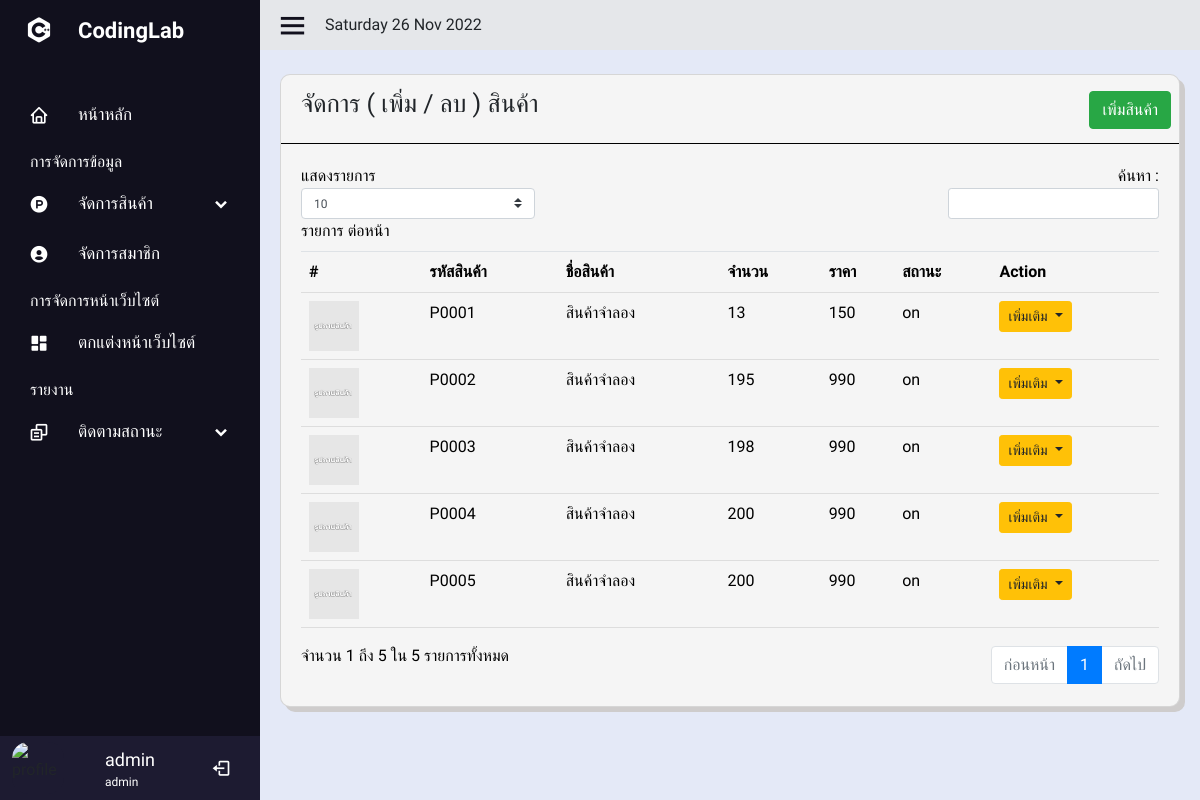
Page /admin/product.php (signed in) on the committed database.
### tables this page shows
CREATE TABLE `users` (
  `id` int(10) NOT NULL AUTO_INCREMENT,
  `firstname` varchar(255) NOT NULL,
  `lastname` varchar(255) NOT NULL,
  `email` varchar(255) NOT NULL,
  `password` varchar(255) NOT NULL,
  `urole` varchar(255) NOT NULL,
  `created_at` timestamp NOT NULL DEFAULT current_timestamp(),
  `phone` varchar(50) NOT NULL,
  `sex` varchar(255) NOT NULL,
  `status` text NOT NULL,
  PRIMARY KEY (`id`)
);

CREATE TABLE `product` (
  `product_id` int(11) NOT NULL AUTO_INCREMENT,
  `product_code` varchar(255) NOT NULL,
  `product_name` text NOT NULL,
  `product_detail` text DEFAULT NULL,
  `product_alldetail` text DEFAULT NULL,
  `product_price` text NOT NULL,
  `product_status` text NOT NULL,
  `product_type_id` text NOT NULL,
  `product_created` datetime NOT NULL,
  `product_editdate` datetime DEFAULT NULL,
  `product_quantity` int(11) NOT NULL,
  PRIMARY KEY (`product_id`)
);

CREATE TABLE `product_pic` (
  `product_pic_id` int(11) NOT NULL AUTO_INCREMENT,
  `product_id` int(11) NOT NULL,
  `product_pic_sort` double NOT NULL,
  `product_pic_path` text NOT NULL,
  PRIMARY KEY (`product_pic_id`)
);

### admin/product.php (the view, shortened to what this page needs)
<?php include('sidebar.php'); ?>
<section class="home-section">
    <div class="home-content">
        <i class='bx bx-menu'></i>
        <?php
        echo date('l' . ' ' . 'd' . ' ' . 'M' . ' ' . 'Y');
        ?>
    </div>
    <div class="table-content mt-4">
        <div class="card">
            <div class="card-head pr-2">
                <div class="row">
                    <div class="col-sm-6">
                        <p>จัดการ ( เพิ่ม / ลบ ) สินค้า</p>
                    </div>
                    <div class="col-sm-6 text-right mt-3">
                        <button class="btn btn-success" data-toggle="modal" data-target="#modelId">เพิ่มสินค้า</button>
                    </div>
                </div>
            </div>
            <div class="card-body">
                <div class="box-tale">
                    <table class="table" id="dataal">
                        <thead>
                            <tr>
                                <th>#</th>
                                <th>รหัสสินค้า</th>
                                <th>ชื่อสินค้า</th>
                                <th>จำนวน</th>
                                <th>ราคา</th>
                                <th>สถานะ</th>
                                <th>Action</th>
                            </tr>
                        </thead>
                        <tbody>
                            <?php
                            $sql = $conn->prepare("SELECT * FROM product ORDER BY product_created ASC");
                            $sql->execute();
                            $rowdata = $sql->fetchAll(PDO::FETCH_OBJ);
                            if ($sql->rowCount() > 0) {
                                foreach ($rowdata as $resdata) {
                                    $sqlpic = $conn->prepare("SELECT * FROM product_pic WHERE product_id = '$resdata->product_id' ");
                                    $sqlpic->execute();
                                    $rowpic = $sqlpic->fetch(PDO::FETCH_ASSOC);
                            ?>
                                    <tr>
                                        <td>
                                            <img src="../include/img/<?= $rowpic['product_pic_path']; ?>" width="50px" height="50px" alt="">
                                        </td>
                                        <td> <?php echo $resdata->product_code; ?> </td>
                                        <td> <?php echo $resdata->product_name; ?> </td>
                                        <td> <?php echo $resdata->product_quantity; ?> </td>
                                        <td> <?php echo $resdata->product_price; ?> </td>
                                        <td> <?php echo $resdata->product_status; ?> </td>
                                        <td>
                                            <div class="dropdown open">
                                                <button class="btn btn-warning dropdown-toggle btn-sm" type="button" id="triggerId" data-toggle="dropdown" aria-haspopup="true" aria-expanded="false">
                                                    เพิ่มเติม
                                                </button>
                                            </div>
                                        </td>
                                    </tr>
                            <?php     }
                            }
                            ?>
                        </tbody>
                    </table>
                </div>
            </div>
        </div>
    </div>
</section>
<br>
</body>
</html>

### admin/sidebar.php (shortened to what this page needs)
<?php
include('../include/connect.php')
?>
<!doctype html>
<html lang="th">
<link href='https://unpkg.com/boxicons@2.1.2/css/boxicons.min.css' rel='stylesheet'>
<link rel="stylesheet" href="https://cdn.jsdelivr.net/npm/bootstrap@4.0.0/dist/css/bootstrap.min.css">
<link rel="stylesheet" href="assets/css/sw_custom.css">
<link rel="stylesheet" href="styles.css">
<body>
    <div class="sidebar">
        <div class="logo-detil">
            <i class="bx bxl-c-plus-plus"></i>
            <span class="logo-name">
                CodingLab
            </span>
        </div>
        <ul class="nav-linked">
            <li>
                <a href="index.php">
                    <i class='bx bx-home'></i>
                    <span class="link-named">
                        หน้าหลัก
                    </span>
                </a>
            </li>
            <p class="manage">การจัดการข้อมูล</p>
            <li>
                <div class="icon-link">
                    <a href="#">
                        <i class='bx bxl-product-hunt'></i>
                        <span class="link-named">
                            จัดการสินค้า
                        </span>
                    </a>
                    <i class='bx bxs-chevron-down arrow'></i>
                </div>
            </li>
            <li>
                <a href="useredit.php">
                    <i class='bx bxs-user-circle'></i>
                    <span class="link-named">
                        จัดการสมาชิก
                    </span>
                </a>
            </li>
            <p class="manage">การจัดการหน้าเว็บไซต์</p>
            <li>
                <a href="Carousel.php">
                    <i class='bx bxs-dashboard'></i>
                    <span class="link-named">
                        ตกแต่งหน้าเว็บไซต์
                    </span>
                </a>
            </li>
            <p class="manage">รายงาน</p>
            <li>
                <div class="icon-link">
                    <a href="#">
                        <i class='bx bx-copy-alt'></i>
                        <span class="link-named">
                            ติดตามสถานะ
                        </span>
                    </a>
                    <i class='bx bxs-chevron-down arrow'></i>
                </div>
            </li>
            <li>
                <?php
                if (isset($_SESSION['admin_login'])) {
                    $sql = $conn->prepare("SELECT * FROM users WHERE id = '" . $_SESSION["admin_login"] . "' LIMIT 1");
                    $sql->execute();
                    $row = $sql->fetch(PDO::FETCH_ASSOC);
                } else {
                    echo "<script>window.location='../index.php'</script>";
                    exit;
                }
                ?>
                <div class="profile-details">
                    <div class="profile-content">
                        <img src="https://media-cdn.tripadvisor.com/media/photo-s/15/a4/9b/77/legacy-hotel-at-img-academy.jpg" alt="profile">
                    </div>
                    <div class="name-job">
                        <div class="profile-name"><?php echo $row['firstname']; ?></div>
                        <div class="job"><?php echo $row['urole']; ?></div>
                    </div>
                    <a href="../include/logout.php"> <i class="bx bx-log-out"></i></a>
                </div>
            </li>
        </ul>
    </div>

### admin/styles.css (style rules this page uses)
* { margin: 0; padding: 0; box-sizing: border-box; font-family: 'Mitr', sans-serif; }
body { background-color: #E4E9F7; }
.sidebar { position: fixed; top: 0; left: 0; height: 100%; width: 260px; background: #11101d; z-index: 100; transition: all 0.5s ease; }
.sidebar .manage { color: #fff; margin-top: 10px; margin-left: 30px; margin-bottom: 5px; }
.sidebar .logo-detil { height: 60px; width: 100%; display: flex; align-items: center; }
.sidebar .logo-detil i { font-size: 30px; color: #fff; height: 50px; min-width: 78px; text-align: center; line-height: 50px; }
.sidebar .logo-detil .logo-name { font-size: 22px; color: #fff; font-weight: 600; transition: 0.3s ease; transition-delay: 0.1s; }
.sidebar .nav-linked { height: 100%; padding: 30px 0 150px 0; overflow: auto; }
.sidebar .nav-linked li .icon-link { display: flex; align-items: center; justify-content: space-between; }
.sidebar .nav-linked li { position: relative; list-style: none; transition: all 0.4s ease; }
.sidebar .nav-linked li i { height: 50px; min-width: 78px; text-align: center; line-height: 50px; color: #fff; font-size: 20px; cursor: pointer; transition: all 0.3s ease; }
.sidebar .nav-linked li a { display: flex; align-items: center; text-decoration: none; }
.sidebar .nav-linked li a .link-named { font-size: 17px; font-weight: 400; color: #fff; }
.sidebar .profile-details { position: fixed; bottom: 0; width: 260px; display: flex; align-items: center; justify-content: space-between; background-color: #1d1b31; padding: 6px 0; width: 260px; transition: all 0.5s ease; }
.sidebar .profile-details .profile-content { display: flex; align-items: center; }
.sidebar .profile-details img { height: 52px; width: 52px; object-fit: cover; border-radius: 16px; margin: 0 14px 0 12px; background-color: #1d1b31; transition: all 0.5s ease; }
.sidebar .profile-details .profile-name, .sidebar .profile-details .job { color: #fff; font-size: 18px; font-weight: 500; white-space: nowrap; }
.sidebar .profile-details .job { font-size: 12px; }
.home-section { position: relative; height: 100%; left: 260px; width: calc(100% - 260px ); transition: all 0.5s ease; }
.home-section .home-content { background-color: #e5e7ea; height: 50px; display: flex; align-items: center; }
.home-section .home-content .bx-menu, .home-section .home-content .text { color: #11101d; font-size: 35px; }
.home-section .home-content .bx-menu { margin: 0 15px; cursor: pointer; }
.home-section .table-content { display: flex; margin-left: 20px; margin-right: 20px; }
.home-section .card { background-color: #F5F5F5; width: 100%; height: auto; border-radius: 10px; box-shadow: 5px 5px #cecccc; }
.home-section .card .card-head { border-bottom: 1px solid black ; }
.home-section .card .card-head p { margin: 10px 0 20px 20px; font-size: 25px; }
.home-section .table-content .box-tale { color: black; width: 100%; }
.home-section .table-content .box-tale table { border-collapse: collapse; width: 100%; height: auto; }
.home-section .table-content .box-tale th { padding: 8px; text-align: left; border-bottom: 1px solid #ddd; }
.home-section .table-content .box-tale td { padding: 8px; text-align: left; border-bottom: 1px solid #ddd; }

### rows in the picture
users: firstname "admin", urole "admin"
product: product_pic.product_pic_path (picture), product_code "P0001", product_name "สินค้าจำลอง", product_quantity "13", product_price "150", product_status "on"
product: product_pic.product_pic_path (picture), product_code "P0002", product_name "สินค้าจำลอง", product_quantity "195", product_price "990", product_status "on"
product: product_pic.product_pic_path (picture), product_code "P0003", product_name "สินค้าจำลอง", product_quantity "198", product_price "990", product_status "on"
product: product_pic.product_pic_path (picture), product_code "P0004", product_name "สินค้าจำลอง", product_quantity "200", product_price "990", product_status "on"
product: product_pic.product_pic_path (picture), product_code "P0005", product_name "สินค้าจำลอง", product_quantity "200", product_price "990", product_status "on"

### other values in the picture
date('l' . ' ' . 'd' . ' ' . 'M' . ' ' . 'Y') "Saturday 26 Nov 2022"
